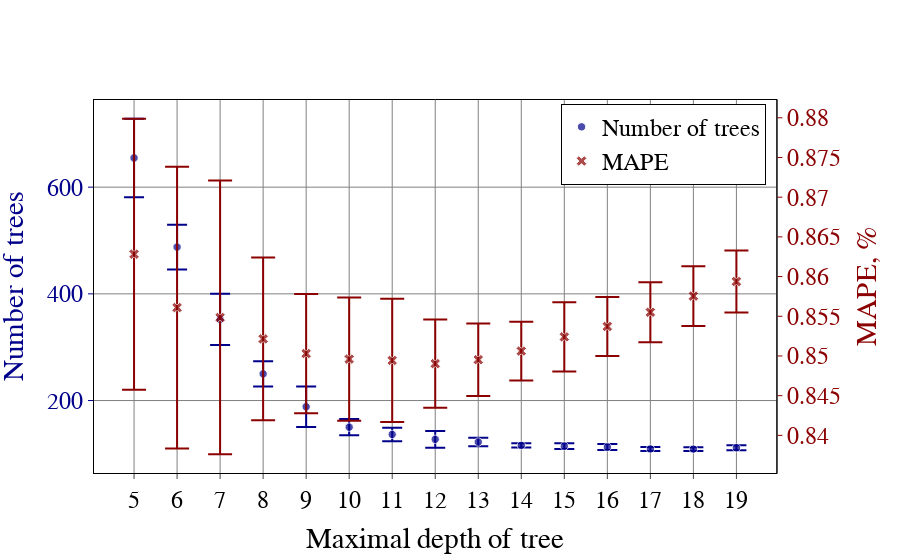

The notebook cell this image was saved under:
### Code cell
fig = make_subplots(specs=[[{"secondary_y": True}]])

fig.add_trace(
            go.Scatter(
                x = np.array(max_depths),
                y = n_estimators_,
                name = 'Number of trees',
                mode='markers',
                marker=dict(
                    size=scores_*150,
                    color='darkblue',
                    opacity=0.7
                ),
                error_y=dict(
                    type='data',
                    width=10,
                    array=n_estimators_std,
                    visible=True
                ),
            ),
            secondary_y=False
)

fig.add_trace(
        go.Scatter(
            x = np.array(max_depths),
            y = np.array(mape_scores_),
            mode='markers',
            name='MAPE',
            marker=dict(
                size=mape_scores_*11,
                symbol='x',
                color='darkred',
                opacity=0.7
            ),
            error_y=dict(
                type='data',
                width=12,
                array=mape_scores_std,
                visible=True
            ),
        ),
        secondary_y=True
)

fig.update_xaxes(
    showline=True,
    title_text="Maximal depth of tree",
    ticks='outside',
    mirror=True,
    linecolor='black',
    gridcolor='grey',
)

fig.update_yaxes(
    showline=True,
    title_text="Number of trees",
    secondary_y=False,
    color='darkblue',
    tickmode='linear',
    tick0=0,
    dtick=200,
    ticks='outside',
    mirror=True,
    linecolor='black',
    gridcolor='grey',
)

fig.update_yaxes(
    showline=True,
    title_text="MAPE, %",
    secondary_y=True,
    color = 'darkred',
    tickmode = 'array',
    #tickvals = [8.600, 8.625, 8.650, 8.675, 8.700, 8.725, 8.750, 8.775, 8.800],
    ticks='outside', 
    mirror=True,
    linecolor='black',
    showgrid=False,
)

fig.update_layout(
    xaxis = dict(
        tickmode = 'linear',
        tick0 = 3,
        dtick = 1
    ),
    legend=dict(
        title_font_family="Times New Roman",
        yanchor="top",
        y=0.99,
        xanchor="right",
        x=0.925,
        bordercolor="Black",
        borderwidth=1,
        font=dict(
            family="Times New Roman",
            color="black",
            size=24,
        ),
    ),
    showlegend=True,
    font=dict(
            family="Times New Roman",
            color='black',
            size=24,
    )
)

pio.write_image(fig, 'grid_search/BDT_grid_search_mape_opt.pdf', width=1000, height=600, scale=1)
fig.show()

### Figure 1 — Plotly figure (JSON) as saved in the notebook; plotly's stock layout.template omitted (floating-point values rounded to 4 significant figures)
{"data": [{"error_y": {"array": [73.64, 41.96, 47.9, 23.7, 38.12, 15.12, 12.6, 15.56, 8.109, 3.899, 5.22, 5.622, 3.77, 3.435, 4.822], "type": "data", "visible": true, "width": 10}, "marker": {"color": "darkblue", "opacity": 0.7, "size": [8.372, 8.349, 8.346, 8.346, 8.345, 8.342, 8.345, 8.351, 8.358, 8.371, 8.382, 8.395, 8.408, 8.423, 8.437]}, "mode": "markers", "name": "Number of trees", "type": "scatter", "x": [5, 6, 7, 8, 9, 10, 11, 12, 13, 14, 15, 16, 17, 18, 19], "xaxis": "x", "y": [654.8, 487.7, 352.2, 250, 188.4, 150.1, 136.5, 127.3, 122.2, 116, 114.5, 112.7, 109.3, 109, 111.5], "yaxis": "y"}, {"error_y": {"array": [0.01707, 0.01774, 0.01724, 0.01025, 0.007511, 0.007773, 0.007762, 0.005562, 0.004571, 0.0037, 0.004362, 0.003717, 0.003781, 0.003755, 0.003913], "type": "data", "visible": true, "width": 12}, "marker": {"color": "darkred", "opacity": 0.7, "size": [9.491, 9.417, 9.403, 9.374, 9.353, 9.346, 9.344, 9.339, 9.345, 9.357, 9.376, 9.391, 9.411, 9.433, 9.453], "symbol": "x"}, "mode": "markers", "name": "MAPE", "type": "scatter", "x": [5, 6, 7, 8, 9, 10, 11, 12, 13, 14, 15, 16, 17, 18, 19], "xaxis": "x", "y": [0.8628, 0.8561, 0.8548, 0.8521, 0.8503, 0.8496, 0.8494, 0.849, 0.8495, 0.8506, 0.8524, 0.8537, 0.8555, 0.8575, 0.8594], "yaxis": "y2"}], "layout": {"font": {"color": "black", "family": "Times New Roman", "size": 24}, "legend": {"bordercolor": "Black", "borderwidth": 1, "font": {"color": "black", "family": "Times New Roman", "size": 24}, "title": {"font": {"family": "Times New Roman"}}, "x": 0.925, "xanchor": "right", "y": 0.99, "yanchor": "top"}, "showlegend": true, "xaxis": {"anchor": "y", "domain": [0, 0.94], "dtick": 1, "gridcolor": "grey", "linecolor": "black", "mirror": true, "showline": true, "tick0": 3, "tickmode": "linear", "ticks": "outside", "title": {"text": "Maximal depth of tree"}}, "yaxis": {"anchor": "x", "color": "darkblue", "domain": [0, 1], "dtick": 200, "gridcolor": "grey", "linecolor": "black", "mirror": true, "showline": true, "tick0": 0, "tickmode": "linear", "ticks": "outside", "title": {"text": "Number of trees"}}, "yaxis2": {"anchor": "x", "color": "darkred", "linecolor": "black", "mirror": true, "overlaying": "y", "showgrid": false, "showline": true, "side": "right", "tickmode": "array", "ticks": "outside", "title": {"text": "MAPE, %"}}}}
